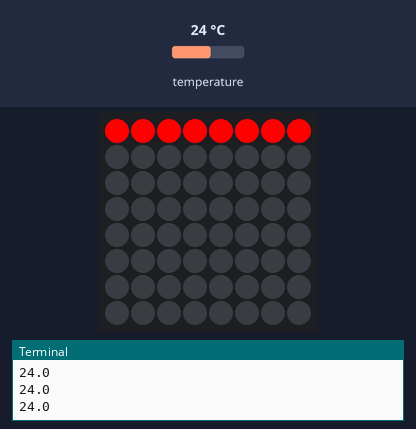
A program run on a simulated Raspberry Pi (BCM pin numbers) with a Sense HAT. Shown: the Sense HAT's 8×8 RGB LED matrix, the last lines printed to the terminal. The inputs (shaded band) are chosen by the test bench; at power-on: temperature 24 °C.

Above: at 1.2 s.
1.3 s: temperature set to 28 °C
At 1.9 s:
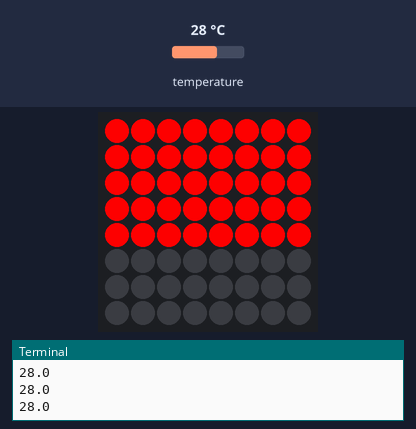
Timing chart, 0 to 4.3 s (numbered marks = the images above; inputs shaded):
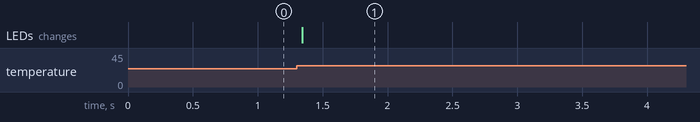

Measured:
- after the input at 1.3 s, the LEDs: change at once (image 1)

The program:

temp.py
```python
# Language: Python
# File name: temp.py
# Description: This will display the current temperature in celcius and
# make an increasing/decreasing bar on the LED matrix

from sense_hat import SenseHat

# Initialize the senseHAT and clear all data
sense = SenseHat()
sense.clear()

# This calibrates the LED matrix, by making the current temperature 33%
# of the way between the maximum and minimum temperature values
tmax = int(sense.get_temperature()) + 2
tmin = tmax - 3

# Main program loop
while True:
    # Gets current temperature and prints it
    temp = sense.get_temperature()
    print(temp)

    # This will fill the amount of rows according the the temperature
    temp = int(temp) - tmin
    for x in range(0, 8):

	# This part fills the bars under the current temperature all red
        for y in range(0, temp):
            sense.set_pixel(x, y, 255, 0, 0)

	# This part will leave all the bars above the temp full
        for y in range(temp, 8):
            sense.set_pixel(x, y, 0, 0, 0)
```
